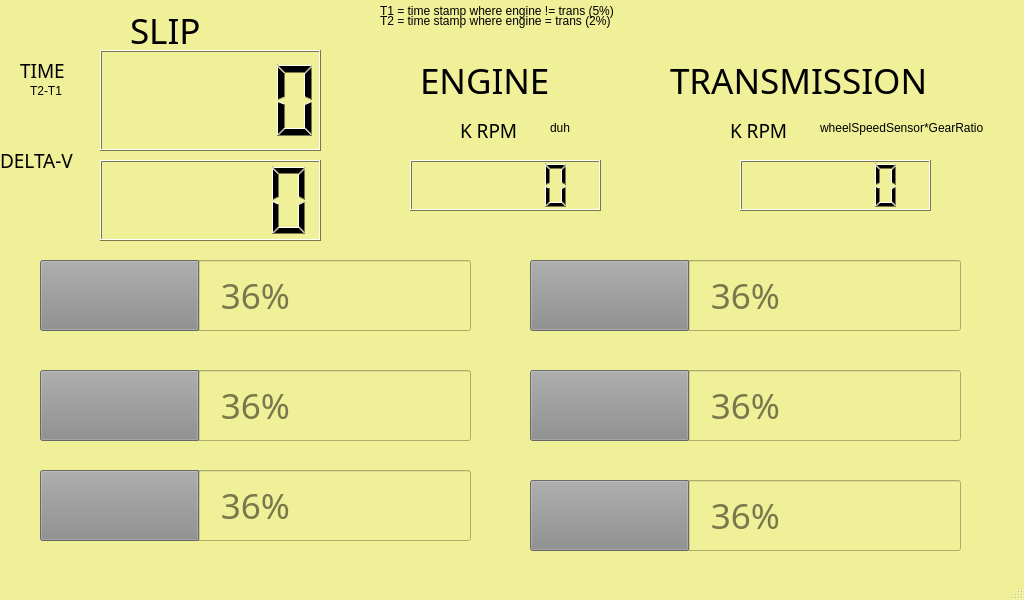
<?xml version="1.0" encoding="UTF-8"?>
<ui version="4.0">
 <class>MainWindow</class>
 <widget class="QMainWindow" name="MainWindow">
  <property name="enabled">
   <bool>true</bool>
  </property>
  <property name="geometry">
   <rect>
    <x>0</x>
    <y>0</y>
    <width>1024</width>
    <height>600</height>
   </rect>
  </property>
  <property name="minimumSize">
   <size>
    <width>1024</width>
    <height>600</height>
   </size>
  </property>
  <property name="palette">
   <palette>
    <active>
     <colorrole role="WindowText">
      <brush brushstyle="SolidPattern">
       <color alpha="255">
        <red>0</red>
        <green>0</green>
        <blue>0</blue>
       </color>
      </brush>
     </colorrole>
     <colorrole role="Button">
      <brush brushstyle="SolidPattern">
       <color alpha="255">
        <red>239</red>
        <green>240</green>
        <blue>152</blue>
       </color>
      </brush>
     </colorrole>
     <colorrole role="Light">
      <brush brushstyle="SolidPattern">
       <color alpha="255">
        <red>255</red>
        <green>255</green>
        <blue>255</blue>
       </color>
      </brush>
     </colorrole>
     <colorrole role="Midlight">
      <brush brushstyle="SolidPattern">
       <color alpha="255">
        <red>247</red>
        <green>247</green>
        <blue>203</blue>
       </color>
      </brush>
     </colorrole>
     <colorrole role="Dark">
      <brush brushstyle="SolidPattern">
       <color alpha="255">
        <red>120</red>
        <green>120</green>
        <blue>76</blue>
       </color>
      </brush>
     </colorrole>
     <colorrole role="Mid">
      <brush brushstyle="SolidPattern">
       <color alpha="255">
        <red>159</red>
        <green>160</green>
        <blue>101</blue>
       </color>
      </brush>
     </colorrole>
     <colorrole role="Text">
      <brush brushstyle="SolidPattern">
       <color alpha="255">
        <red>0</red>
        <green>0</green>
        <blue>0</blue>
       </color>
      </brush>
     </colorrole>
     <colorrole role="BrightText">
      <brush brushstyle="SolidPattern">
       <color alpha="255">
        <red>255</red>
        <green>255</green>
        <blue>255</blue>
       </color>
      </brush>
     </colorrole>
     <colorrole role="ButtonText">
      <brush brushstyle="SolidPattern">
       <color alpha="255">
        <red>0</red>
        <green>0</green>
        <blue>0</blue>
       </color>
      </brush>
     </colorrole>
     <colorrole role="Base">
      <brush brushstyle="SolidPattern">
       <color alpha="255">
        <red>255</red>
        <green>255</green>
        <blue>255</blue>
       </color>
      </brush>
     </colorrole>
     <colorrole role="Window">
      <brush brushstyle="SolidPattern">
       <color alpha="255">
        <red>239</red>
        <green>240</green>
        <blue>152</blue>
       </color>
      </brush>
     </colorrole>
     <colorrole role="Shadow">
      <brush brushstyle="SolidPattern">
       <color alpha="255">
        <red>0</red>
        <green>0</green>
        <blue>0</blue>
       </color>
      </brush>
     </colorrole>
     <colorrole role="AlternateBase">
      <brush brushstyle="SolidPattern">
       <color alpha="255">
        <red>247</red>
        <green>247</green>
        <blue>203</blue>
       </color>
      </brush>
     </colorrole>
     <colorrole role="ToolTipBase">
      <brush brushstyle="SolidPattern">
       <color alpha="255">
        <red>255</red>
        <green>255</green>
        <blue>220</blue>
       </color>
      </brush>
     </colorrole>
     <colorrole role="ToolTipText">
      <brush brushstyle="SolidPattern">
       <color alpha="255">
        <red>0</red>
        <green>0</green>
        <blue>0</blue>
       </color>
      </brush>
     </colorrole>
     <colorrole role="PlaceholderText">
      <brush brushstyle="SolidPattern">
       <color alpha="128">
        <red>0</red>
        <green>0</green>
        <blue>0</blue>
       </color>
      </brush>
     </colorrole>
    </active>
    <inactive>
     <colorrole role="WindowText">
      <brush brushstyle="SolidPattern">
       <color alpha="255">
        <red>0</red>
        <green>0</green>
        <blue>0</blue>
       </color>
      </brush>
     </colorrole>
     <colorrole role="Button">
      <brush brushstyle="SolidPattern">
       <color alpha="255">
        <red>239</red>
        <green>240</green>
        <blue>152</blue>
       </color>
      </brush>
     </colorrole>
     <colorrole role="Light">
      <brush brushstyle="SolidPattern">
       <color alpha="255">
        <red>255</red>
        <green>255</green>
        <blue>255</blue>
       </color>
      </brush>
     </colorrole>
     <colorrole role="Midlight">
      <brush brushstyle="SolidPattern">
       <color alpha="255">
        <red>247</red>
        <green>247</green>
        <blue>203</blue>
       </color>
      </brush>
     </colorrole>
     <colorrole role="Dark">
      <brush brushstyle="SolidPattern">
       <color alpha="255">
        <red>120</red>
        <green>120</green>
        <blue>76</blue>
       </color>
      </brush>
     </colorrole>
     <colorrole role="Mid">
      <brush brushstyle="SolidPattern">
       <color alpha="255">
        <red>159</red>
        <green>160</green>
        <blue>101</blue>
       </color>
      </brush>
     </colorrole>
     <colorrole role="Text">
      <brush brushstyle="SolidPattern">
       <color alpha="255">
        <red>0</red>
        <green>0</green>
        <blue>0</blue>
       </color>
      </brush>
     </colorrole>
     <colorrole role="BrightText">
      <brush brushstyle="SolidPattern">
       <color alpha="255">
        <red>255</red>
        <green>255</green>
        <blue>255</blue>
       </color>
      </brush>
     </colorrole>
     <colorrole role="ButtonText">
      <brush brushstyle="SolidPattern">
       <color alpha="255">
        <red>0</red>
        <green>0</green>
        <blue>0</blue>
       </color>
      </brush>
     </colorrole>
     <colorrole role="Base">
      <brush brushstyle="SolidPattern">
       <color alpha="255">
        <red>255</red>
        <green>255</green>
        <blue>255</blue>
       </color>
      </brush>
     </colorrole>
     <colorrole role="Window">
      <brush brushstyle="SolidPattern">
       <color alpha="255">
        <red>239</red>
        <green>240</green>
        <blue>152</blue>
       </color>
      </brush>
     </colorrole>
     <colorrole role="Shadow">
      <brush brushstyle="SolidPattern">
       <color alpha="255">
        <red>0</red>
        <green>0</green>
        <blue>0</blue>
       </color>
      </brush>
     </colorrole>
     <colorrole role="AlternateBase">
      <brush brushstyle="SolidPattern">
       <color alpha="255">
        <red>247</red>
        <green>247</green>
        <blue>203</blue>
       </color>
      </brush>
     </colorrole>
     <colorrole role="ToolTipBase">
      <brush brushstyle="SolidPattern">
       <color alpha="255">
        <red>255</red>
        <green>255</green>
        <blue>220</blue>
       </color>
      </brush>
     </colorrole>
     <colorrole role="ToolTipText">
      <brush brushstyle="SolidPattern">
       <color alpha="255">
        <red>0</red>
        <green>0</green>
        <blue>0</blue>
       </color>
      </brush>
     </colorrole>
     <colorrole role="PlaceholderText">
      <brush brushstyle="SolidPattern">
       <color alpha="128">
        <red>0</red>
        <green>0</green>
        <blue>0</blue>
       </color>
      </brush>
     </colorrole>
    </inactive>
    <disabled>
     <colorrole role="WindowText">
      <brush brushstyle="SolidPattern">
       <color alpha="255">
        <red>120</red>
        <green>120</green>
        <blue>76</blue>
       </color>
      </brush>
     </colorrole>
     <colorrole role="Button">
      <brush brushstyle="SolidPattern">
       <color alpha="255">
        <red>239</red>
        <green>240</green>
        <blue>152</blue>
       </color>
      </brush>
     </colorrole>
     <colorrole role="Light">
      <brush brushstyle="SolidPattern">
       <color alpha="255">
        <red>255</red>
        <green>255</green>
        <blue>255</blue>
       </color>
      </brush>
     </colorrole>
     <colorrole role="Midlight">
      <brush brushstyle="SolidPattern">
       <color alpha="255">
        <red>247</red>
        <green>247</green>
        <blue>203</blue>
       </color>
      </brush>
     </colorrole>
     <colorrole role="Dark">
      <brush brushstyle="SolidPattern">
       <color alpha="255">
        <red>120</red>
        <green>120</green>
        <blue>76</blue>
       </color>
      </brush>
     </colorrole>
     <colorrole role="Mid">
      <brush brushstyle="SolidPattern">
       <color alpha="255">
        <red>159</red>
        <green>160</green>
        <blue>101</blue>
       </color>
      </brush>
     </colorrole>
     <colorrole role="Text">
      <brush brushstyle="SolidPattern">
       <color alpha="255">
        <red>120</red>
        <green>120</green>
        <blue>76</blue>
       </color>
      </brush>
     </colorrole>
     <colorrole role="BrightText">
      <brush brushstyle="SolidPattern">
       <color alpha="255">
        <red>255</red>
        <green>255</green>
        <blue>255</blue>
       </color>
      </brush>
     </colorrole>
     <colorrole role="ButtonText">
      <brush brushstyle="SolidPattern">
       <color alpha="255">
        <red>120</red>
        <green>120</green>
        <blue>76</blue>
       </color>
      </brush>
     </colorrole>
     <colorrole role="Base">
      <brush brushstyle="SolidPattern">
       <color alpha="255">
        <red>239</red>
        <green>240</green>
        <blue>152</blue>
       </color>
      </brush>
     </colorrole>
     <colorrole role="Window">
      <brush brushstyle="SolidPattern">
       <color alpha="255">
        <red>239</red>
        <green>240</green>
        <blue>152</blue>
       </color>
      </brush>
     </colorrole>
     <colorrole role="Shadow">
      <brush brushstyle="SolidPattern">
       <color alpha="255">
        <red>0</red>
        <green>0</green>
        <blue>0</blue>
       </color>
      </brush>
     </colorrole>
     <colorrole role="AlternateBase">
      <brush brushstyle="SolidPattern">
       <color alpha="255">
        <red>239</red>
        <green>240</green>
        <blue>152</blue>
       </color>
      </brush>
     </colorrole>
     <colorrole role="ToolTipBase">
      <brush brushstyle="SolidPattern">
       <color alpha="255">
        <red>255</red>
        <green>255</green>
        <blue>220</blue>
       </color>
      </brush>
     </colorrole>
     <colorrole role="ToolTipText">
      <brush brushstyle="SolidPattern">
       <color alpha="255">
        <red>0</red>
        <green>0</green>
        <blue>0</blue>
       </color>
      </brush>
     </colorrole>
     <colorrole role="PlaceholderText">
      <brush brushstyle="SolidPattern">
       <color alpha="128">
        <red>0</red>
        <green>0</green>
        <blue>0</blue>
       </color>
      </brush>
     </colorrole>
    </disabled>
   </palette>
  </property>
  <property name="mouseTracking">
   <bool>true</bool>
  </property>
  <property name="contextMenuPolicy">
   <enum>Qt::ActionsContextMenu</enum>
  </property>
  <property name="windowTitle">
   <string>MainWindow</string>
  </property>
  <property name="windowOpacity">
   <double>1.000000000000000</double>
  </property>
  <property name="unifiedTitleAndToolBarOnMac">
   <bool>false</bool>
  </property>
  <widget class="QWidget" name="centralwidget">
   <widget class="QProgressBar" name="progressBar_5">
    <property name="enabled">
     <bool>false</bool>
    </property>
    <property name="geometry">
     <rect>
      <x>530</x>
      <y>260</y>
      <width>431</width>
      <height>71</height>
     </rect>
    </property>
    <property name="font">
     <font>
      <family>Stencil</family>
      <pointsize>26</pointsize>
     </font>
    </property>
    <property name="cursor">
     <cursorShape>ArrowCursor</cursorShape>
    </property>
    <property name="autoFillBackground">
     <bool>true</bool>
    </property>
    <property name="maximum">
     <number>6500</number>
    </property>
    <property name="value">
     <number>2400</number>
    </property>
    <property name="textVisible">
     <bool>true</bool>
    </property>
    <property name="orientation">
     <enum>Qt::Horizontal</enum>
    </property>
    <property name="format">
     <string notr="true">%p%</string>
    </property>
   </widget>
   <widget class="QProgressBar" name="progressBar_7">
    <property name="enabled">
     <bool>false</bool>
    </property>
    <property name="geometry">
     <rect>
      <x>530</x>
      <y>370</y>
      <width>431</width>
      <height>71</height>
     </rect>
    </property>
    <property name="font">
     <font>
      <family>Stencil</family>
      <pointsize>26</pointsize>
     </font>
    </property>
    <property name="autoFillBackground">
     <bool>true</bool>
    </property>
    <property name="maximum">
     <number>6500</number>
    </property>
    <property name="value">
     <number>2400</number>
    </property>
    <property name="textVisible">
     <bool>true</bool>
    </property>
    <property name="orientation">
     <enum>Qt::Horizontal</enum>
    </property>
    <property name="format">
     <string notr="true">%p%</string>
    </property>
   </widget>
   <widget class="QProgressBar" name="progressBar_8">
    <property name="enabled">
     <bool>false</bool>
    </property>
    <property name="geometry">
     <rect>
      <x>530</x>
      <y>480</y>
      <width>431</width>
      <height>71</height>
     </rect>
    </property>
    <property name="font">
     <font>
      <family>Stencil</family>
      <pointsize>26</pointsize>
     </font>
    </property>
    <property name="autoFillBackground">
     <bool>true</bool>
    </property>
    <property name="maximum">
     <number>6500</number>
    </property>
    <property name="value">
     <number>2400</number>
    </property>
    <property name="textVisible">
     <bool>true</bool>
    </property>
    <property name="orientation">
     <enum>Qt::Horizontal</enum>
    </property>
    <property name="format">
     <string notr="true">%p%</string>
    </property>
   </widget>
   <widget class="QProgressBar" name="progressBar_9">
    <property name="enabled">
     <bool>false</bool>
    </property>
    <property name="geometry">
     <rect>
      <x>40</x>
      <y>470</y>
      <width>431</width>
      <height>71</height>
     </rect>
    </property>
    <property name="font">
     <font>
      <family>Stencil</family>
      <pointsize>26</pointsize>
     </font>
    </property>
    <property name="autoFillBackground">
     <bool>true</bool>
    </property>
    <property name="maximum">
     <number>6500</number>
    </property>
    <property name="value">
     <number>2400</number>
    </property>
    <property name="textVisible">
     <bool>true</bool>
    </property>
    <property name="orientation">
     <enum>Qt::Horizontal</enum>
    </property>
    <property name="format">
     <string notr="true">%p%</string>
    </property>
   </widget>
   <widget class="QProgressBar" name="progressBar_10">
    <property name="enabled">
     <bool>false</bool>
    </property>
    <property name="geometry">
     <rect>
      <x>40</x>
      <y>370</y>
      <width>431</width>
      <height>71</height>
     </rect>
    </property>
    <property name="font">
     <font>
      <family>Stencil</family>
      <pointsize>26</pointsize>
     </font>
    </property>
    <property name="autoFillBackground">
     <bool>true</bool>
    </property>
    <property name="maximum">
     <number>6500</number>
    </property>
    <property name="value">
     <number>2400</number>
    </property>
    <property name="textVisible">
     <bool>true</bool>
    </property>
    <property name="orientation">
     <enum>Qt::Horizontal</enum>
    </property>
    <property name="format">
     <string notr="true">%p%</string>
    </property>
   </widget>
   <widget class="QProgressBar" name="progressBar_11">
    <property name="enabled">
     <bool>false</bool>
    </property>
    <property name="geometry">
     <rect>
      <x>40</x>
      <y>260</y>
      <width>431</width>
      <height>71</height>
     </rect>
    </property>
    <property name="font">
     <font>
      <family>Txt</family>
      <pointsize>26</pointsize>
     </font>
    </property>
    <property name="autoFillBackground">
     <bool>true</bool>
    </property>
    <property name="maximum">
     <number>6500</number>
    </property>
    <property name="value">
     <number>2400</number>
    </property>
    <property name="textVisible">
     <bool>true</bool>
    </property>
    <property name="orientation">
     <enum>Qt::Horizontal</enum>
    </property>
    <property name="format">
     <string notr="true">%p%</string>
    </property>
   </widget>
   <widget class="QLCDNumber" name="lcdNumber">
    <property name="geometry">
     <rect>
      <x>410</x>
      <y>160</y>
      <width>191</width>
      <height>51</height>
     </rect>
    </property>
   </widget>
   <widget class="QLabel" name="label">
    <property name="geometry">
     <rect>
      <x>460</x>
      <y>110</y>
      <width>121</width>
      <height>41</height>
     </rect>
    </property>
    <property name="font">
     <font>
      <family>Txt</family>
      <pointsize>14</pointsize>
      <weight>50</weight>
      <bold>false</bold>
      <underline>false</underline>
      <strikeout>false</strikeout>
     </font>
    </property>
    <property name="text">
     <string>K RPM</string>
    </property>
   </widget>
   <widget class="QLabel" name="label_2">
    <property name="geometry">
     <rect>
      <x>420</x>
      <y>60</y>
      <width>201</width>
      <height>41</height>
     </rect>
    </property>
    <property name="font">
     <font>
      <family>Txt_IV50</family>
      <pointsize>26</pointsize>
     </font>
    </property>
    <property name="text">
     <string>ENGINE</string>
    </property>
   </widget>
   <widget class="QLabel" name="label_3">
    <property name="geometry">
     <rect>
      <x>670</x>
      <y>60</y>
      <width>291</width>
      <height>41</height>
     </rect>
    </property>
    <property name="font">
     <font>
      <family>Txt_IV50</family>
      <pointsize>26</pointsize>
     </font>
    </property>
    <property name="text">
     <string>TRANSMISSION</string>
    </property>
   </widget>
   <widget class="QLabel" name="label_4">
    <property name="geometry">
     <rect>
      <x>730</x>
      <y>110</y>
      <width>121</width>
      <height>41</height>
     </rect>
    </property>
    <property name="font">
     <font>
      <family>Txt</family>
      <pointsize>14</pointsize>
      <weight>50</weight>
      <bold>false</bold>
      <underline>false</underline>
      <strikeout>false</strikeout>
     </font>
    </property>
    <property name="text">
     <string>K RPM</string>
    </property>
   </widget>
   <widget class="QLabel" name="label_5">
    <property name="geometry">
     <rect>
      <x>820</x>
      <y>120</y>
      <width>191</width>
      <height>16</height>
     </rect>
    </property>
    <property name="text">
     <string>wheelSpeedSensor*GearRatio</string>
    </property>
   </widget>
   <widget class="QLabel" name="label_6">
    <property name="geometry">
     <rect>
      <x>550</x>
      <y>120</y>
      <width>31</width>
      <height>16</height>
     </rect>
    </property>
    <property name="text">
     <string>duh</string>
    </property>
   </widget>
   <widget class="QLabel" name="label_7">
    <property name="geometry">
     <rect>
      <x>130</x>
      <y>10</y>
      <width>201</width>
      <height>41</height>
     </rect>
    </property>
    <property name="font">
     <font>
      <family>Txt_IV50</family>
      <pointsize>26</pointsize>
     </font>
    </property>
    <property name="text">
     <string>SLIP</string>
    </property>
   </widget>
   <widget class="QLCDNumber" name="lcdNumber_3">
    <property name="geometry">
     <rect>
      <x>100</x>
      <y>50</y>
      <width>221</width>
      <height>101</height>
     </rect>
    </property>
   </widget>
   <widget class="QLabel" name="label_8">
    <property name="geometry">
     <rect>
      <x>20</x>
      <y>50</y>
      <width>61</width>
      <height>41</height>
     </rect>
    </property>
    <property name="font">
     <font>
      <family>Txt</family>
      <pointsize>14</pointsize>
      <weight>50</weight>
      <bold>false</bold>
      <underline>false</underline>
      <strikeout>false</strikeout>
     </font>
    </property>
    <property name="text">
     <string>TIME</string>
    </property>
   </widget>
   <widget class="QLCDNumber" name="lcdNumber_4">
    <property name="geometry">
     <rect>
      <x>100</x>
      <y>160</y>
      <width>221</width>
      <height>81</height>
     </rect>
    </property>
   </widget>
   <widget class="QLabel" name="label_9">
    <property name="geometry">
     <rect>
      <x>0</x>
      <y>140</y>
      <width>121</width>
      <height>41</height>
     </rect>
    </property>
    <property name="font">
     <font>
      <family>Txt</family>
      <pointsize>14</pointsize>
      <weight>50</weight>
      <bold>false</bold>
      <underline>false</underline>
      <strikeout>false</strikeout>
     </font>
    </property>
    <property name="text">
     <string>DELTA-V</string>
    </property>
   </widget>
   <widget class="QLabel" name="label_10">
    <property name="geometry">
     <rect>
      <x>30</x>
      <y>80</y>
      <width>41</width>
      <height>21</height>
     </rect>
    </property>
    <property name="text">
     <string>T2-T1</string>
    </property>
   </widget>
   <widget class="QLabel" name="label_11">
    <property name="geometry">
     <rect>
      <x>380</x>
      <y>0</y>
      <width>271</width>
      <height>21</height>
     </rect>
    </property>
    <property name="text">
     <string>T1 = time stamp where engine != trans (5%)</string>
    </property>
   </widget>
   <widget class="QLabel" name="label_12">
    <property name="geometry">
     <rect>
      <x>380</x>
      <y>10</y>
      <width>271</width>
      <height>21</height>
     </rect>
    </property>
    <property name="text">
     <string>T2 = time stamp where engine = trans (2%)</string>
    </property>
   </widget>
   <widget class="QLCDNumber" name="lcdNumber_2">
    <property name="geometry">
     <rect>
      <x>740</x>
      <y>160</y>
      <width>191</width>
      <height>51</height>
     </rect>
    </property>
   </widget>
  </widget>
  <widget class="QStatusBar" name="statusbar"/>
 </widget>
 <resources/>
 <connections/>
</ui>
